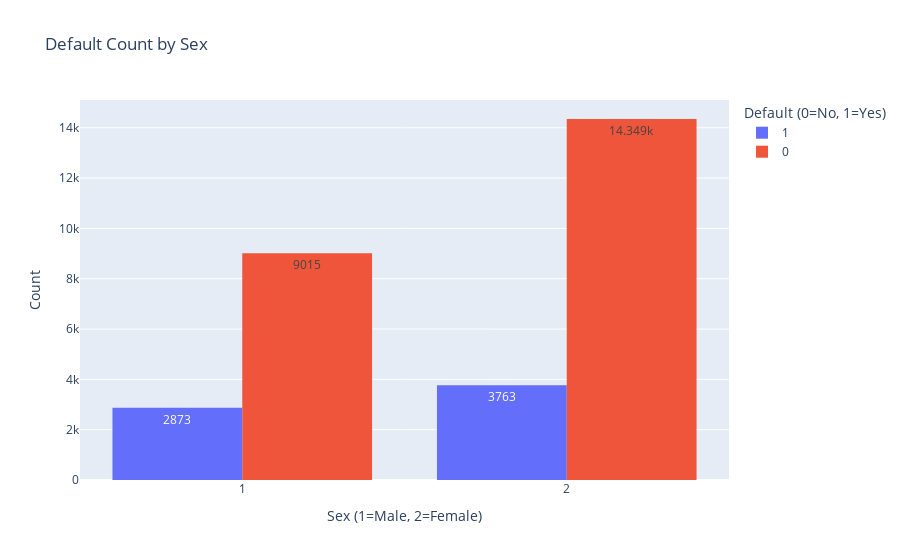

The code cell stored with this chart in its notebook:
### Code cell
import plotly.express as px

fig = px.histogram(
    df,                      
    x='SEX',              
    color='default',  
    barmode='group',        
    text_auto=True,         
    title='Default Count by Sex'
)

fig.update_layout(
    xaxis_title='Sex (1=Male, 2=Female)',
    yaxis_title='Count',
    legend_title='Default (0=No, 1=Yes)'
)

fig.show()

### Figure 1 — Plotly figure (JSON) as saved in the notebook; plotly's stock layout.template omitted (floating-point values rounded to 4 significant figures; data arrays with more than 128 entries replaced by an {"elided": "..."} marker saying what was removed)
{"data": [{"alignmentgroup": "True", "bingroup": "x", "hovertemplate": "default=1<br>SEX=%{x}<br>count=%{y}<extra></extra>", "legendgroup": "1", "marker": {"color": "#636efa", "pattern": {"shape": ""}}, "name": "1", "offsetgroup": "1", "orientation": "v", "showlegend": true, "texttemplate": "%{value}", "type": "histogram", "x": {"elided": "6636 int values"}, "xaxis": "x", "yaxis": "y"}, {"alignmentgroup": "True", "bingroup": "x", "hovertemplate": "default=0<br>SEX=%{x}<br>count=%{y}<extra></extra>", "legendgroup": "0", "marker": {"color": "#EF553B", "pattern": {"shape": ""}}, "name": "0", "offsetgroup": "0", "orientation": "v", "showlegend": true, "texttemplate": "%{value}", "type": "histogram", "x": {"elided": "23364 int values"}, "xaxis": "x", "yaxis": "y"}], "layout": {"barmode": "group", "legend": {"title": {"text": "Default (0=No, 1=Yes)"}, "tracegroupgap": 0}, "title": {"text": "Default Count by Sex"}, "xaxis": {"anchor": "y", "domain": [0, 1], "title": {"text": "Sex (1=Male, 2=Female)"}}, "yaxis": {"anchor": "x", "domain": [0, 1], "title": {"text": "Count"}}}}
